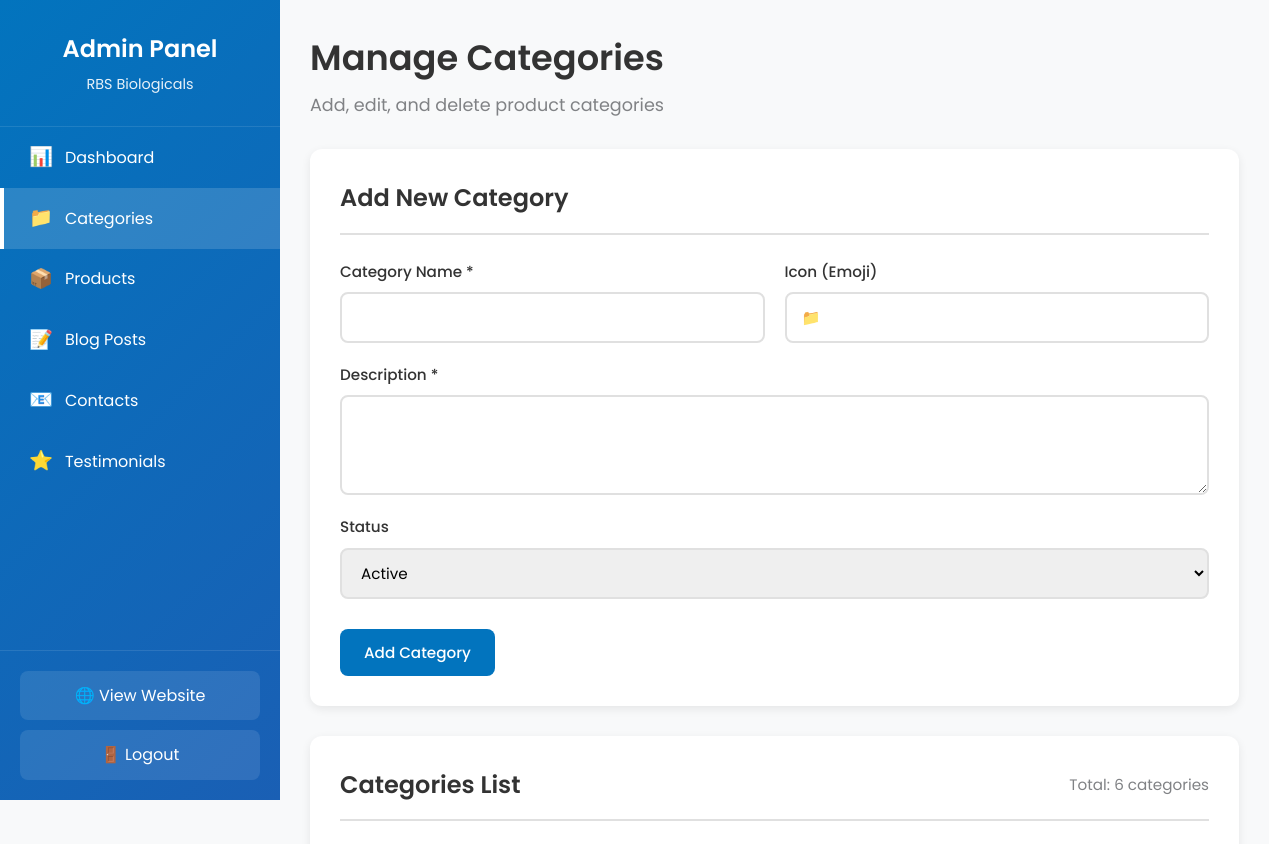
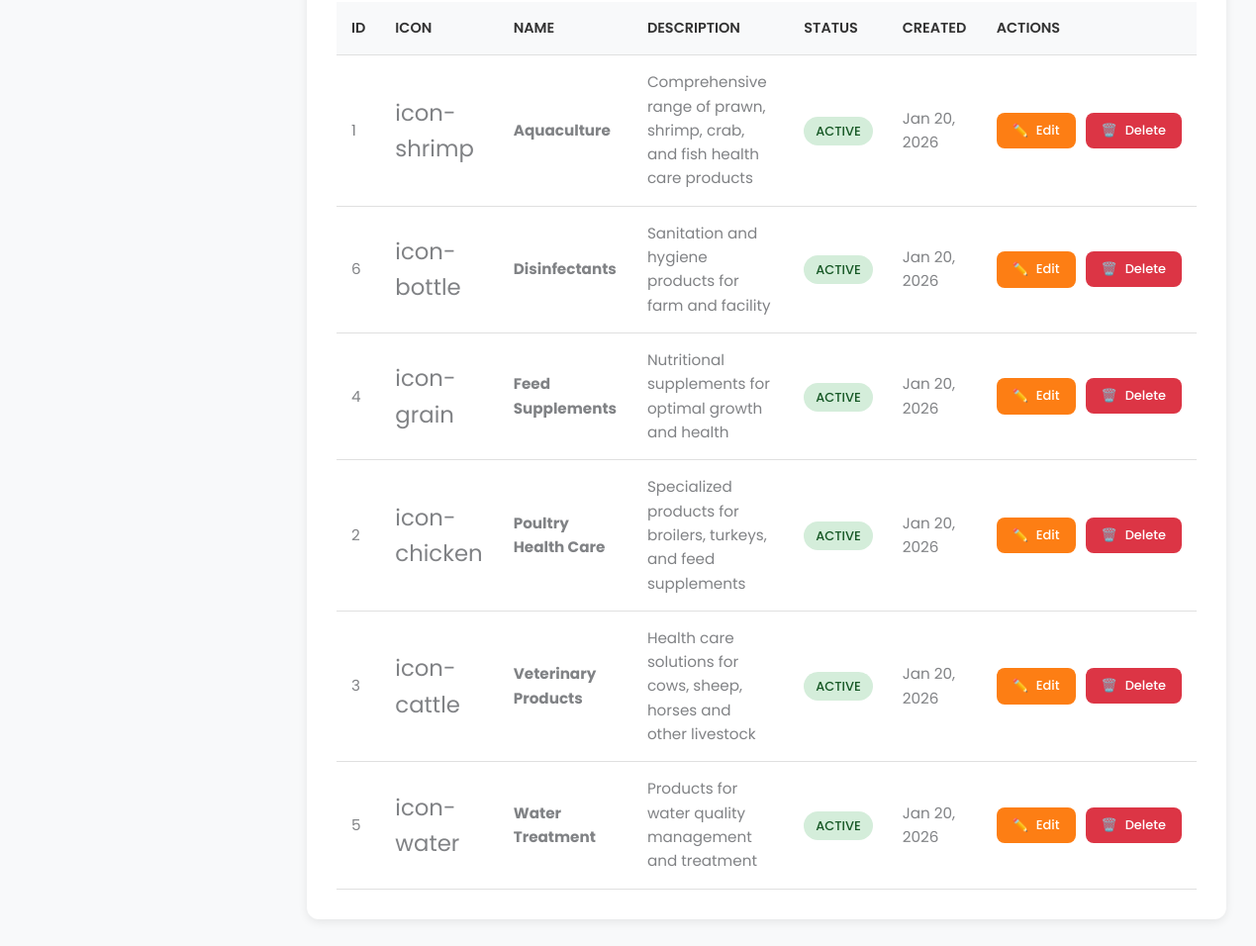
/admin/categories.php (signed in), run on the app's committed database (2 pictures, top to bottom).
### tables this page shows
CREATE TABLE IF NOT EXISTS `categories` (
    `id` int(11) NOT NULL AUTO_INCREMENT,
    `name` varchar(100) NOT NULL,
    `description` text DEFAULT NULL,
    `icon` varchar(50) DEFAULT NULL,
    `image_url` varchar(255) DEFAULT NULL,
    `status` enum('active','inactive') DEFAULT 'active',
    `created_at` timestamp NOT NULL DEFAULT current_timestamp(),
    `updated_at` timestamp NOT NULL DEFAULT current_timestamp() ON UPDATE current_timestamp(),
    PRIMARY KEY (`id`)
);

### config.php (called while the page is built, shortened)
<?php
$company_info = [
    'name' => 'RBS Biologicals',
    'full_name' => 'Advance Aqua Biotechnologies India Private Limited',
    'tagline' => 'Manufacturers & Exporters of Aquaculture, Poultry and Veterinary Health Care Products',
    'address' => 'RBS Biologicals, Guntur, Andhra Pradesh, INDIA',
    'email' => 'info@aabtgroup.in',
    'phone' => '+91 99999 99999',
    'years_in_business' => 24,
    'export_countries' => 50,
    'certifications' => ['ISO 9001:2015', 'GMP', 'IEC'],
    'awards' => ['Government of India Excellence in Export Award 2023', 'Government of India Excellence in Export Award 2021']
];
    ?>

### admin/database.php (called while the page is built, shortened)
<?php
$conn = new mysqli(DB_HOST, DB_USER, DB_PASS, DB_NAME);
function getAllCategories() {
    global $conn;
    $sql = "SELECT * FROM categories ORDER BY name";
    $result = $conn->query($sql);
    $categories = [];
    if ($result->num_rows > 0) {
        while ($row = $result->fetch_assoc()) {
            $categories[] = $row;
        }
    }
    return $categories;
}
?>

### admin/categories.php (the view, shortened to what this page needs)
<?php
require_once '../config.php';
require_once 'database.php';
$categories = getAllCategories();
$editCategory = null;
?>
<!DOCTYPE html>
<html lang="en-US">
<head>
    <link rel="stylesheet" href="admin.css">
</head>
<body>
    <div class="admin-container">
        <aside class="sidebar">
            <div class="sidebar-header">
                <h2>Admin Panel</h2>
                <p><?php echo htmlspecialchars($company_info['name']); ?></p>
            </div>
            <nav class="sidebar-nav">
                <ul>
                    <li><a href="index.php" class="nav-link">
                        <span>📊</span> Dashboard
                    </a></li>
                    <li><a href="categories.php" class="nav-link active">
                        <span>📁</span> Categories
                    </a></li>
                    <li><a href="products.php" class="nav-link">
                        <span>📦</span> Products
                    </a></li>
                    <li><a href="blog.php" class="nav-link">
                        <span>📝</span> Blog Posts
                    </a></li>
                    <li><a href="contacts.php" class="nav-link">
                        <span>📧</span> Contacts
                    </a></li>
                    <li><a href="testimonials.php" class="nav-link">
                        <span>⭐</span> Testimonials
                    </a></li>
                </ul>
            </nav>
            <div class="sidebar-footer">
                <a href="../index.php" class="view-site-btn">
                    <span>🌐</span> View Website
                </a>
                <a href="logout.php" class="logout-btn">
                    <span>🚪</span> Logout
                </a>
            </div>
        </aside>
        <main class="main-content">
            <header class="content-header">
                <h1>Manage Categories</h1>
                <p>Add, edit, and delete product categories</p>
            </header>
            <div class="content-section">
                <div class="section-header">
                    <h2><?php echo $editCategory ? 'Edit Category' : 'Add New Category'; ?></h2>
                </div>
                <form method="POST" class="admin-form">
                    <div class="form-row">
                        <div class="form-group">
                            <label for="name">Category Name *</label>
                            <input type="text" id="name" name="name" value="<?php echo $editCategory ? htmlspecialchars($editCategory['name']) : ''; ?>" required>
                        </div>
                        <div class="form-group">
                            <label for="icon">Icon (Emoji)</label>
                            <input type="text" id="icon" name="icon" value="<?php echo $editCategory ? htmlspecialchars($editCategory['icon']) : '📁'; ?>" placeholder="📁">
                        </div>
                    </div>
                    <div class="form-group">
                        <label for="description">Description *</label>
                        <textarea id="description" name="description" rows="3" required><?php echo $editCategory ? htmlspecialchars($editCategory['description']) : ''; ?></textarea>
                    </div>
                    <div class="form-group">
                        <label for="status">Status</label>
                        <select id="status" name="status">
                            <option value="active" <?php echo ($editCategory && $editCategory['status'] === 'active') ? 'selected' : ''; ?>>Active</option>
                        </select>
                    </div>
                    <div class="form-actions">
                        <button type="submit" class="btn btn-primary">
                            <?php echo $editCategory ? 'Update Category' : 'Add Category'; ?>
                        </button>
                    </div>
                </form>
            </div>
            <div class="content-section">
                <div class="section-header">
                    <h2>Categories List</h2>
                    <p>Total: <?php echo count($categories); ?> categories</p>
                </div>
                <div class="table-responsive">
                    <table class="admin-table">
                        <thead>
                            <tr>
                                <th>ID</th>
                                <th>Icon</th>
                                <th>Name</th>
                                <th>Description</th>
                                <th>Status</th>
                                <th>Created</th>
                                <th>Actions</th>
                            </tr>
                        </thead>
                        <tbody>
                            <?php foreach ($categories as $category): ?>
                                <tr>
                                    <td><?php echo $category['id']; ?></td>
                                    <td><span class="category-icon"><?php echo htmlspecialchars($category['icon']); ?></span></td>
                                    <td><strong><?php echo htmlspecialchars($category['name']); ?></strong></td>
                                    <td><?php echo htmlspecialchars(substr($category['description'], 0, 100)) . (strlen($category['description']) > 100 ? '...' : ''); ?></td>
                                    <td>
                                        <span class="status-badge <?php echo $category['status']; ?>">
                                            <?php echo ucfirst($category['status']); ?>
                                        </span>
                                    </td>
                                    <td><?php echo date('M j, Y', strtotime($category['created_at'])); ?></td>
                                    <td>
                                        <div class="action-buttons">
                                            <a href="?edit=<?php echo $category['id']; ?>" class="btn btn-sm btn-edit">
                                                <span>✏️</span> Edit
                                            </a>
                                            <form method="POST" style="display: inline;" onsubmit="return confirm('Are you sure you want to delete this category?');">
                                                <button type="submit" class="btn btn-sm btn-delete">
                                                    <span>🗑️</span> Delete
                                                </button>
                                            </form>
                                        </div>
                                    </td>
                                </tr>
                            <?php endforeach; ?>
                        </tbody>
                    </table>
                </div>
            </div>
        </main>
    </div>
</body>
</html>

### admin/admin.css (style rules this page uses)
:root { --primary-blue: #0274be; --text-gray: #808285; --border-gray: #e0e0e0; --background-white: #ffffff; --background-gray: #f8f9fa; --accent-green: #25d366; --accent-red: #dc3545; --accent-orange: #fd7e14; --font-family: 'Poppins', sans-serif; }
* { margin: 0; padding: 0; box-sizing: border-box; }
body { font-family: var(--font-family); color: var(--text-gray); line-height: 1.6; background-color: var(--background-gray); }
.admin-container { display: flex; min-height: 100vh; }
.sidebar { width: 280px; background: linear-gradient(135deg, var(--primary-blue), #1a5fb4); color: white; position: fixed; height: 100vh; overflow-y: auto; z-index: 1000; }
.sidebar-header { padding: 30px 25px; text-align: center; border-bottom: 1px solid rgba(255, 255, 255, 0.1); }
.sidebar-header h2 { font-size: 1.5em; margin-bottom: 5px; font-weight: 600; }
.sidebar-header p { font-size: 0.9em; opacity: 0.9; }
.sidebar-nav ul { list-style: none; padding: 0; }
.sidebar-nav .nav-link { display: flex; align-items: center; padding: 15px 25px; color: white; text-decoration: none; transition: all 0.3s ease; border-left: 4px solid transparent; }
.sidebar-nav .nav-link.active { background: rgba(255, 255, 255, 0.15); border-left-color: white; }
.sidebar-nav .nav-link span { margin-right: 12px; font-size: 1.2em; }
.sidebar-footer { position: absolute; bottom: 0; left: 0; right: 0; padding: 20px; border-top: 1px solid rgba(255, 255, 255, 0.1); }
.view-site-btn, .logout-btn { display: block; width: 100%; padding: 12px; margin-bottom: 10px; background: rgba(255, 255, 255, 0.1); color: white; text-decoration: none; border-radius: 8px; text-align: center; transition: all 0.3s ease; }
.logout-btn:last-child { margin-bottom: 0; }
.main-content { margin-left: 280px; flex: 1; padding: 30px; }
.content-header { margin-bottom: 30px; }
.content-header h1 { color: #333; font-size: 2.2em; margin-bottom: 5px; font-weight: 600; }
.content-header p { color: var(--text-gray); font-size: 1.1em; }
.content-section { background: var(--background-white); border-radius: 12px; padding: 30px; margin-bottom: 30px; box-shadow: 0 3px 10px rgba(0, 0, 0, 0.08); }
.section-header { display: flex; justify-content: space-between; align-items: center; margin-bottom: 25px; padding-bottom: 15px; border-bottom: 2px solid var(--border-gray); }
.section-header h2 { color: #333; font-size: 1.5em; font-weight: 600; }
.section-header p { color: var(--text-gray); font-size: 0.95em; }
.admin-form { display: flex; flex-direction: column; gap: 20px; }
.form-row { display: grid; grid-template-columns: 1fr 1fr; gap: 20px; }
.form-group { display: flex; flex-direction: column; gap: 8px; }
.form-group label { font-weight: 500; color: #333; font-size: 0.95em; }
.form-group input, .form-group textarea, .form-group select { padding: 12px 15px; border: 2px solid var(--border-gray); border-radius: 8px; font-family: inherit; font-size: 0.95em; transition: border-color 0.3s ease; }
.form-group textarea { resize: vertical; min-height: 100px; }
.form-actions { display: flex; gap: 15px; margin-top: 10px; }
.btn { padding: 12px 24px; border: none; border-radius: 8px; font-weight: 500; font-size: 0.95em; cursor: pointer; text-decoration: none; display: inline-flex; align-items: center; gap: 8px; transition: all 0.3s ease; font-family: inherit; }
.btn-primary { background: var(--primary-blue); color: white; }
.btn-edit { background: var(--accent-orange); color: white; }
.btn-delete { background: var(--accent-red); color: white; }
.btn-sm { padding: 8px 16px; font-size: 0.85em; }
.table-responsive { overflow-x: auto; }
.admin-table { width: 100%; border-collapse: collapse; background: var(--background-white); }
.admin-table th, .admin-table td { padding: 15px; text-align: left; border-bottom: 1px solid var(--border-gray); }
.admin-table th { background: var(--background-gray); font-weight: 600; color: #333; font-size: 0.9em; text-transform: uppercase; }
.admin-table td { font-size: 0.95em; }
.category-icon { font-size: 1.5em; }
.status-badge { padding: 5px 12px; border-radius: 20px; font-size: 0.85em; font-weight: 500; text-transform: uppercase; }
.status-badge.active { background: #d4edda; color: #155724; }
.action-buttons { display: flex; gap: 10px; }
.action-buttons form { display: inline-block; }

### data on the page
categories: id "1", icon "icon-shrimp", name "Aquaculture", description "Comprehensive range of prawn, shrimp, crab, and fish health care products", status "ACTIVE", created_at "Jan 20, 2026"
categories: id "6", icon "icon-bottle", name "Disinfectants", description "Sanitation and hygiene products for farm and facility", status "ACTIVE", created_at "Jan 20, 2026"
categories: id "4", icon "icon-grain", name "Feed Supplements", description "Nutritional supplements for optimal growth and health", status "ACTIVE", created_at "Jan 20, 2026"
categories: id "2", icon "icon-chicken", name "Poultry Health Care", description "Specialized products for broilers, turkeys, and feed supplements", status "ACTIVE", created_at "Jan 20, 2026"
categories: id "3", icon "icon-cattle", name "Veterinary Products", description "Health care solutions for cows, sheep, horses and other livestock", status "ACTIVE", created_at "Jan 20, 2026"
categories: id "5", icon "icon-water", name "Water Treatment", description "Products for water quality management and treatment", status "ACTIVE", created_at "Jan 20, 2026"

### other printed values
$company_info['name'] "RBS Biologicals"
count($categories) "6"
